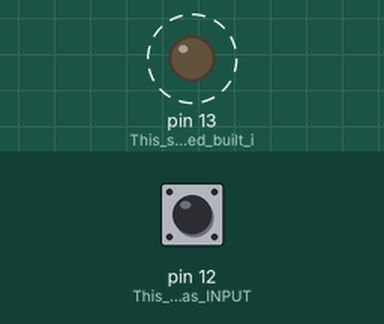
This sketch was run on a simulated Arduino Uno, built with avr-gcc and run on an emulated ATmega328P. Parts: output pins drawn as LEDs (lit = HIGH). Dashed ring = blinking. The test bench sets the inputs (shaded band); at power-on: pin 12 (This_sets_pin_12_as_INPUT) HIGH. What the sketch prints to the serial monitor is not drawn.

Above: at 0.5 s.
Timing chart, 0 to 4.6 s (numbered marks = the images above):
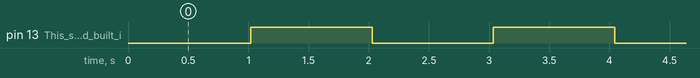

Measured:
- by itself, pin 13 (This_sets_the_led_built_i): alternates HIGH for 1.0 s and LOW for 1.0 s

The sketch:

_displayed_on_serial_monitor_and_blink__without_using_Delay_.ino
```cpp
/*
  PB value displayed on serial monitor and blink (without using Delay)

  This program combines the program that displays the value of a pin in the serial monitor, and the program which turns on and off the built in LED in intervals of 1 second.

  This program makes use of int, unsigned long, const long, Serial.begin, pinMode, Serial.print, Serial.println, if, else, and digitalWrite.
*/

// Variables
int ledState = LOW; // Creates a variable called "ledState" and set its value to LOW voltage.
unsigned long previousMillis = 0; // Create an extended size variable for number storage called "previousMillis" and set its value to 0.
const long interval = 1000; // Creates a constant extended size variable called "interval" and set its value to 1000

// The setup function runs once when you press reset or power the board.
void setup() {
  Serial.begin(9600); // Set the data rate in bits per second to 9600 for serial data transmission.
  pinMode(12, INPUT_PULLUP); // This sets pin 12 as INPUT.
  pinMode(13, OUTPUT); // This sets the led built in the Arduino as OUTPUT.
}

// The loop function runs over and over again forever.
void loop() {
  Serial.print("The PB Value is "); // This prints in the serial monitor the message "The PB Value is ".
  Serial.println(digitalRead(12)); // This prints in the serial monitor the value of the value read in pin 12.

  unsigned long currentMillis = millis(); // Creates an extended size variable for number storage called "currentMillis" and set its value to the milliseconds past since the Arduino was turned on.
  if (currentMillis - previousMillis >= interval) { // Detects if the difference of the variables "currentMillis" and "previousMillis" are greater than the variable "interval".
    previousMillis = currentMillis; // Sets the value of the variable "currentMillis" to the value of the variable "previousMillis".
    if (ledState == LOW) { // Detects if the variable "ledState" is set to LOW voltage.
      ledState = HIGH; // Sets the value of the variable "ledState" to HIGH voltage.
    } else { // Detects if the variable "ledState" is set to HIGH voltage.
      ledState = LOW; // Sets the value of the variable "ledState" to LOW voltage.
    }
    digitalWrite(13, ledState); // Sets the value of the LED_BUILTIN to the voltage of the variable "ledState".
  }
}
```
